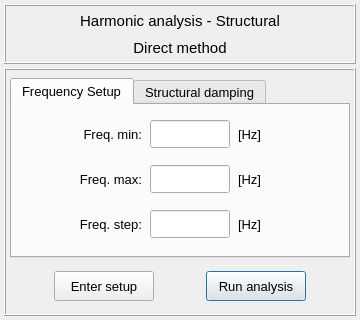
<?xml version="1.0" encoding="UTF-8"?>
<ui version="4.0">
 <class>Dialog</class>
 <widget class="QDialog" name="Dialog">
  <property name="windowModality">
   <enum>Qt::NonModal</enum>
  </property>
  <property name="geometry">
   <rect>
    <x>0</x>
    <y>0</y>
    <width>360</width>
    <height>320</height>
   </rect>
  </property>
  <property name="sizePolicy">
   <sizepolicy hsizetype="Fixed" vsizetype="Fixed">
    <horstretch>0</horstretch>
    <verstretch>0</verstretch>
   </sizepolicy>
  </property>
  <property name="minimumSize">
   <size>
    <width>360</width>
    <height>320</height>
   </size>
  </property>
  <property name="maximumSize">
   <size>
    <width>360</width>
    <height>327</height>
   </size>
  </property>
  <property name="contextMenuPolicy">
   <enum>Qt::DefaultContextMenu</enum>
  </property>
  <property name="windowTitle">
   <string>Harmonic analysis setup</string>
  </property>
  <property name="windowIcon">
   <iconset>
    <normaloff>../../../../../../../Downloads/load - Copia.png</normaloff>../../../../../../../Downloads/load - Copia.png</iconset>
  </property>
  <property name="whatsThis">
   <string/>
  </property>
  <layout class="QGridLayout" name="gridLayout_2">
   <property name="leftMargin">
    <number>4</number>
   </property>
   <property name="topMargin">
    <number>4</number>
   </property>
   <property name="rightMargin">
    <number>4</number>
   </property>
   <property name="bottomMargin">
    <number>4</number>
   </property>
   <property name="spacing">
    <number>4</number>
   </property>
   <item row="0" column="0">
    <widget class="QFrame" name="frame_3">
     <property name="minimumSize">
      <size>
       <width>300</width>
       <height>60</height>
      </size>
     </property>
     <property name="maximumSize">
      <size>
       <width>430</width>
       <height>60</height>
      </size>
     </property>
     <property name="frameShape">
      <enum>QFrame::Box</enum>
     </property>
     <property name="frameShadow">
      <enum>QFrame::Raised</enum>
     </property>
     <property name="lineWidth">
      <number>1</number>
     </property>
     <layout class="QGridLayout" name="gridLayout">
      <property name="leftMargin">
       <number>2</number>
      </property>
      <property name="topMargin">
       <number>2</number>
      </property>
      <property name="rightMargin">
       <number>2</number>
      </property>
      <property name="bottomMargin">
       <number>2</number>
      </property>
      <property name="spacing">
       <number>2</number>
      </property>
      <item row="0" column="0">
       <widget class="QLabel" name="label_title">
        <property name="font">
         <font>
          <family>MS Shell Dlg 2</family>
          <pointsize>11</pointsize>
          <weight>50</weight>
          <italic>false</italic>
          <bold>false</bold>
         </font>
        </property>
        <property name="text">
         <string>Harmonic analysis - Structural</string>
        </property>
        <property name="textFormat">
         <enum>Qt::AutoText</enum>
        </property>
        <property name="alignment">
         <set>Qt::AlignCenter</set>
        </property>
       </widget>
      </item>
      <item row="1" column="0">
       <widget class="QLabel" name="label_subtitle">
        <property name="font">
         <font>
          <family>MS Shell Dlg 2</family>
          <pointsize>11</pointsize>
          <weight>50</weight>
          <italic>false</italic>
          <bold>false</bold>
         </font>
        </property>
        <property name="text">
         <string>Direct method</string>
        </property>
        <property name="textFormat">
         <enum>Qt::AutoText</enum>
        </property>
        <property name="alignment">
         <set>Qt::AlignCenter</set>
        </property>
       </widget>
      </item>
     </layout>
    </widget>
   </item>
   <item row="1" column="0">
    <widget class="QFrame" name="frame_2">
     <property name="frameShape">
      <enum>QFrame::Box</enum>
     </property>
     <property name="frameShadow">
      <enum>QFrame::Raised</enum>
     </property>
     <layout class="QGridLayout" name="gridLayout_9">
      <property name="leftMargin">
       <number>4</number>
      </property>
      <property name="topMargin">
       <number>8</number>
      </property>
      <property name="rightMargin">
       <number>4</number>
      </property>
      <property name="bottomMargin">
       <number>4</number>
      </property>
      <property name="horizontalSpacing">
       <number>2</number>
      </property>
      <property name="verticalSpacing">
       <number>4</number>
      </property>
      <item row="0" column="0">
       <widget class="QTabWidget" name="tabWidget">
        <property name="minimumSize">
         <size>
          <width>0</width>
          <height>0</height>
         </size>
        </property>
        <property name="maximumSize">
         <size>
          <width>360</width>
          <height>16777215</height>
         </size>
        </property>
        <property name="font">
         <font>
          <family>MS Shell Dlg 2</family>
          <pointsize>10</pointsize>
          <weight>50</weight>
          <italic>false</italic>
          <bold>false</bold>
          <kerning>false</kerning>
         </font>
        </property>
        <property name="currentIndex">
         <number>0</number>
        </property>
        <widget class="QWidget" name="tab_setup">
         <attribute name="title">
          <string>Frequency Setup</string>
         </attribute>
         <layout class="QGridLayout" name="gridLayout_5">
          <property name="leftMargin">
           <number>4</number>
          </property>
          <property name="topMargin">
           <number>4</number>
          </property>
          <property name="rightMargin">
           <number>4</number>
          </property>
          <property name="bottomMargin">
           <number>4</number>
          </property>
          <property name="horizontalSpacing">
           <number>8</number>
          </property>
          <item row="2" column="1">
           <widget class="QLabel" name="label_21">
            <property name="minimumSize">
             <size>
              <width>80</width>
              <height>28</height>
             </size>
            </property>
            <property name="maximumSize">
             <size>
              <width>80</width>
              <height>28</height>
             </size>
            </property>
            <property name="font">
             <font>
              <pointsize>10</pointsize>
              <italic>false</italic>
             </font>
            </property>
            <property name="text">
             <string>Freq. step:</string>
            </property>
            <property name="alignment">
             <set>Qt::AlignRight|Qt::AlignTrailing|Qt::AlignVCenter</set>
            </property>
           </widget>
          </item>
          <item row="2" column="3">
           <widget class="QLabel" name="label_26">
            <property name="minimumSize">
             <size>
              <width>60</width>
              <height>28</height>
             </size>
            </property>
            <property name="maximumSize">
             <size>
              <width>60</width>
              <height>28</height>
             </size>
            </property>
            <property name="font">
             <font>
              <pointsize>10</pointsize>
              <italic>false</italic>
             </font>
            </property>
            <property name="text">
             <string>[Hz]</string>
            </property>
            <property name="alignment">
             <set>Qt::AlignLeading|Qt::AlignLeft|Qt::AlignVCenter</set>
            </property>
           </widget>
          </item>
          <item row="2" column="2">
           <widget class="QLineEdit" name="lineEdit_fstep">
            <property name="minimumSize">
             <size>
              <width>80</width>
              <height>28</height>
             </size>
            </property>
            <property name="maximumSize">
             <size>
              <width>80</width>
              <height>28</height>
             </size>
            </property>
            <property name="font">
             <font>
              <pointsize>10</pointsize>
              <weight>50</weight>
              <italic>false</italic>
              <bold>false</bold>
             </font>
            </property>
            <property name="styleSheet">
             <string notr="true"/>
            </property>
            <property name="alignment">
             <set>Qt::AlignCenter</set>
            </property>
           </widget>
          </item>
          <item row="0" column="1">
           <widget class="QLabel" name="label_22">
            <property name="minimumSize">
             <size>
              <width>80</width>
              <height>28</height>
             </size>
            </property>
            <property name="maximumSize">
             <size>
              <width>80</width>
              <height>28</height>
             </size>
            </property>
            <property name="font">
             <font>
              <pointsize>10</pointsize>
              <italic>false</italic>
             </font>
            </property>
            <property name="text">
             <string>Freq. min:</string>
            </property>
            <property name="alignment">
             <set>Qt::AlignRight|Qt::AlignTrailing|Qt::AlignVCenter</set>
            </property>
           </widget>
          </item>
          <item row="0" column="0">
           <spacer name="horizontalSpacer_3">
            <property name="orientation">
             <enum>Qt::Horizontal</enum>
            </property>
            <property name="sizeHint" stdset="0">
             <size>
              <width>40</width>
              <height>20</height>
             </size>
            </property>
           </spacer>
          </item>
          <item row="0" column="2">
           <widget class="QLineEdit" name="lineEdit_fmin">
            <property name="minimumSize">
             <size>
              <width>80</width>
              <height>28</height>
             </size>
            </property>
            <property name="maximumSize">
             <size>
              <width>80</width>
              <height>28</height>
             </size>
            </property>
            <property name="font">
             <font>
              <pointsize>10</pointsize>
              <weight>50</weight>
              <italic>false</italic>
              <bold>false</bold>
             </font>
            </property>
            <property name="styleSheet">
             <string notr="true"/>
            </property>
            <property name="alignment">
             <set>Qt::AlignCenter</set>
            </property>
           </widget>
          </item>
          <item row="0" column="3">
           <widget class="QLabel" name="label_24">
            <property name="minimumSize">
             <size>
              <width>60</width>
              <height>28</height>
             </size>
            </property>
            <property name="maximumSize">
             <size>
              <width>60</width>
              <height>28</height>
             </size>
            </property>
            <property name="font">
             <font>
              <pointsize>10</pointsize>
              <italic>false</italic>
             </font>
            </property>
            <property name="text">
             <string>[Hz]</string>
            </property>
            <property name="alignment">
             <set>Qt::AlignLeading|Qt::AlignLeft|Qt::AlignVCenter</set>
            </property>
           </widget>
          </item>
          <item row="1" column="2">
           <widget class="QLineEdit" name="lineEdit_fmax">
            <property name="minimumSize">
             <size>
              <width>80</width>
              <height>28</height>
             </size>
            </property>
            <property name="maximumSize">
             <size>
              <width>80</width>
              <height>28</height>
             </size>
            </property>
            <property name="font">
             <font>
              <pointsize>10</pointsize>
              <weight>50</weight>
              <italic>false</italic>
              <bold>false</bold>
             </font>
            </property>
            <property name="styleSheet">
             <string notr="true"/>
            </property>
            <property name="alignment">
             <set>Qt::AlignCenter</set>
            </property>
           </widget>
          </item>
          <item row="1" column="1">
           <widget class="QLabel" name="label_23">
            <property name="minimumSize">
             <size>
              <width>80</width>
              <height>28</height>
             </size>
            </property>
            <property name="maximumSize">
             <size>
              <width>80</width>
              <height>28</height>
             </size>
            </property>
            <property name="font">
             <font>
              <pointsize>10</pointsize>
              <italic>false</italic>
             </font>
            </property>
            <property name="text">
             <string>Freq. max:</string>
            </property>
            <property name="alignment">
             <set>Qt::AlignRight|Qt::AlignTrailing|Qt::AlignVCenter</set>
            </property>
           </widget>
          </item>
          <item row="1" column="3">
           <widget class="QLabel" name="label_25">
            <property name="minimumSize">
             <size>
              <width>60</width>
              <height>28</height>
             </size>
            </property>
            <property name="maximumSize">
             <size>
              <width>60</width>
              <height>28</height>
             </size>
            </property>
            <property name="font">
             <font>
              <pointsize>10</pointsize>
              <italic>false</italic>
             </font>
            </property>
            <property name="text">
             <string>[Hz]</string>
            </property>
            <property name="alignment">
             <set>Qt::AlignLeading|Qt::AlignLeft|Qt::AlignVCenter</set>
            </property>
           </widget>
          </item>
          <item row="0" column="4">
           <spacer name="horizontalSpacer_4">
            <property name="orientation">
             <enum>Qt::Horizontal</enum>
            </property>
            <property name="sizeHint" stdset="0">
             <size>
              <width>40</width>
              <height>20</height>
             </size>
            </property>
           </spacer>
          </item>
         </layout>
        </widget>
        <widget class="QWidget" name="widget">
         <attribute name="title">
          <string>Structural damping</string>
         </attribute>
         <layout class="QGridLayout" name="gridLayout_4">
          <item row="0" column="4">
           <layout class="QGridLayout" name="gridLayout_12">
            <item row="0" column="0">
             <widget class="QLabel" name="label_15">
              <property name="minimumSize">
               <size>
                <width>0</width>
                <height>26</height>
               </size>
              </property>
              <property name="maximumSize">
               <size>
                <width>16777215</width>
                <height>26</height>
               </size>
              </property>
              <property name="font">
               <font>
                <family>MS Shell Dlg 2</family>
                <pointsize>10</pointsize>
                <weight>50</weight>
                <italic>false</italic>
                <bold>false</bold>
               </font>
              </property>
              <property name="text">
               <string>[1/s]</string>
              </property>
              <property name="alignment">
               <set>Qt::AlignCenter</set>
              </property>
             </widget>
            </item>
            <item row="1" column="0">
             <widget class="QLabel" name="label_14">
              <property name="minimumSize">
               <size>
                <width>0</width>
                <height>26</height>
               </size>
              </property>
              <property name="maximumSize">
               <size>
                <width>16777215</width>
                <height>26</height>
               </size>
              </property>
              <property name="font">
               <font>
                <family>MS Shell Dlg 2</family>
                <pointsize>10</pointsize>
                <weight>50</weight>
                <italic>false</italic>
                <bold>false</bold>
               </font>
              </property>
              <property name="text">
               <string>[s]</string>
              </property>
              <property name="alignment">
               <set>Qt::AlignCenter</set>
              </property>
             </widget>
            </item>
           </layout>
          </item>
          <item row="0" column="2">
           <layout class="QGridLayout" name="gridLayout_15">
            <item row="0" column="0">
             <widget class="QLabel" name="label_10">
              <property name="minimumSize">
               <size>
                <width>40</width>
                <height>26</height>
               </size>
              </property>
              <property name="maximumSize">
               <size>
                <width>40</width>
                <height>26</height>
               </size>
              </property>
              <property name="font">
               <font>
                <family>Arial</family>
                <pointsize>11</pointsize>
                <weight>50</weight>
                <italic>false</italic>
                <bold>false</bold>
               </font>
              </property>
              <property name="text">
               <string>&lt;html&gt;&lt;head/&gt;&lt;body&gt;&lt;p align=&quot;center&quot;&gt;&lt;span style=&quot; font-size:10pt;&quot;&gt;α&lt;/span&gt;&lt;span style=&quot; font-size:10pt; vertical-align:sub;&quot;&gt;v&lt;/span&gt;&lt;span style=&quot; font-size:10pt;&quot;&gt;:&lt;/span&gt;&lt;/p&gt;&lt;/body&gt;&lt;/html&gt;</string>
              </property>
              <property name="alignment">
               <set>Qt::AlignCenter</set>
              </property>
             </widget>
            </item>
            <item row="1" column="0">
             <widget class="QLabel" name="label_11">
              <property name="minimumSize">
               <size>
                <width>40</width>
                <height>26</height>
               </size>
              </property>
              <property name="maximumSize">
               <size>
                <width>40</width>
                <height>26</height>
               </size>
              </property>
              <property name="font">
               <font>
                <family>Arial</family>
                <pointsize>11</pointsize>
                <weight>50</weight>
                <italic>false</italic>
                <bold>false</bold>
               </font>
              </property>
              <property name="text">
               <string>&lt;html&gt;&lt;head/&gt;&lt;body&gt;&lt;p align=&quot;center&quot;&gt;&lt;span style=&quot; font-size:10pt;&quot;&gt;β&lt;/span&gt;&lt;span style=&quot; font-size:10pt; vertical-align:sub;&quot;&gt;v&lt;/span&gt;&lt;span style=&quot; font-size:10pt;&quot;&gt;:&lt;/span&gt;&lt;/p&gt;&lt;/body&gt;&lt;/html&gt;</string>
              </property>
              <property name="alignment">
               <set>Qt::AlignCenter</set>
              </property>
             </widget>
            </item>
           </layout>
          </item>
          <item row="0" column="1">
           <layout class="QVBoxLayout" name="verticalLayout_5">
            <item>
             <widget class="QLabel" name="label_8">
              <property name="font">
               <font>
                <pointsize>10</pointsize>
                <weight>50</weight>
                <italic>false</italic>
                <bold>false</bold>
               </font>
              </property>
              <property name="text">
               <string>Proportional
viscous</string>
              </property>
              <property name="alignment">
               <set>Qt::AlignCenter</set>
              </property>
             </widget>
            </item>
           </layout>
          </item>
          <item row="1" column="3">
           <layout class="QGridLayout" name="gridLayout_10">
            <item row="0" column="0">
             <widget class="QLineEdit" name="lineEdit_ah">
              <property name="minimumSize">
               <size>
                <width>80</width>
                <height>26</height>
               </size>
              </property>
              <property name="maximumSize">
               <size>
                <width>80</width>
                <height>26</height>
               </size>
              </property>
              <property name="font">
               <font>
                <pointsize>11</pointsize>
                <weight>50</weight>
                <italic>false</italic>
                <bold>false</bold>
               </font>
              </property>
              <property name="styleSheet">
               <string notr="true"/>
              </property>
              <property name="alignment">
               <set>Qt::AlignCenter</set>
              </property>
             </widget>
            </item>
            <item row="1" column="0">
             <widget class="QLineEdit" name="lineEdit_bh">
              <property name="minimumSize">
               <size>
                <width>80</width>
                <height>26</height>
               </size>
              </property>
              <property name="maximumSize">
               <size>
                <width>80</width>
                <height>26</height>
               </size>
              </property>
              <property name="font">
               <font>
                <pointsize>11</pointsize>
                <weight>50</weight>
                <italic>false</italic>
                <bold>false</bold>
               </font>
              </property>
              <property name="styleSheet">
               <string notr="true"/>
              </property>
              <property name="alignment">
               <set>Qt::AlignCenter</set>
              </property>
             </widget>
            </item>
           </layout>
          </item>
          <item row="1" column="2">
           <layout class="QGridLayout" name="gridLayout_14">
            <item row="0" column="0">
             <widget class="QLabel" name="label_13">
              <property name="minimumSize">
               <size>
                <width>40</width>
                <height>26</height>
               </size>
              </property>
              <property name="maximumSize">
               <size>
                <width>40</width>
                <height>26</height>
               </size>
              </property>
              <property name="font">
               <font>
                <family>Arial</family>
                <pointsize>11</pointsize>
                <weight>50</weight>
                <italic>false</italic>
                <bold>false</bold>
               </font>
              </property>
              <property name="text">
               <string>&lt;html&gt;&lt;head/&gt;&lt;body&gt;&lt;p align=&quot;center&quot;&gt;&lt;span style=&quot; font-size:10pt;&quot;&gt;α&lt;/span&gt;&lt;span style=&quot; font-size:10pt; vertical-align:sub;&quot;&gt;h&lt;/span&gt;&lt;span style=&quot; font-size:10pt;&quot;&gt;:&lt;/span&gt;&lt;/p&gt;&lt;/body&gt;&lt;/html&gt;</string>
              </property>
              <property name="alignment">
               <set>Qt::AlignCenter</set>
              </property>
             </widget>
            </item>
            <item row="1" column="0">
             <widget class="QLabel" name="label_12">
              <property name="minimumSize">
               <size>
                <width>40</width>
                <height>26</height>
               </size>
              </property>
              <property name="maximumSize">
               <size>
                <width>40</width>
                <height>26</height>
               </size>
              </property>
              <property name="font">
               <font>
                <family>Arial</family>
                <pointsize>11</pointsize>
                <weight>50</weight>
                <italic>false</italic>
                <bold>false</bold>
               </font>
              </property>
              <property name="text">
               <string>&lt;html&gt;&lt;head/&gt;&lt;body&gt;&lt;p align=&quot;center&quot;&gt;&lt;span style=&quot; font-size:10pt;&quot;&gt;β&lt;/span&gt;&lt;span style=&quot; font-size:10pt; vertical-align:sub;&quot;&gt;h&lt;/span&gt;&lt;span style=&quot; font-size:10pt;&quot;&gt;:&lt;/span&gt;&lt;/p&gt;&lt;/body&gt;&lt;/html&gt;</string>
              </property>
              <property name="alignment">
               <set>Qt::AlignCenter</set>
              </property>
             </widget>
            </item>
           </layout>
          </item>
          <item row="1" column="1">
           <layout class="QVBoxLayout" name="verticalLayout_6">
            <item>
             <widget class="QLabel" name="label_9">
              <property name="font">
               <font>
                <pointsize>10</pointsize>
                <weight>50</weight>
                <italic>false</italic>
                <bold>false</bold>
               </font>
              </property>
              <property name="text">
               <string>Proportional
hysteretic</string>
              </property>
              <property name="alignment">
               <set>Qt::AlignCenter</set>
              </property>
             </widget>
            </item>
           </layout>
          </item>
          <item row="0" column="3">
           <layout class="QGridLayout" name="gridLayout_11">
            <item row="0" column="0">
             <widget class="QLineEdit" name="lineEdit_av">
              <property name="minimumSize">
               <size>
                <width>80</width>
                <height>26</height>
               </size>
              </property>
              <property name="maximumSize">
               <size>
                <width>80</width>
                <height>26</height>
               </size>
              </property>
              <property name="font">
               <font>
                <pointsize>11</pointsize>
                <weight>50</weight>
                <italic>false</italic>
                <bold>false</bold>
               </font>
              </property>
              <property name="styleSheet">
               <string notr="true"/>
              </property>
              <property name="alignment">
               <set>Qt::AlignCenter</set>
              </property>
             </widget>
            </item>
            <item row="1" column="0">
             <widget class="QLineEdit" name="lineEdit_bv">
              <property name="minimumSize">
               <size>
                <width>80</width>
                <height>26</height>
               </size>
              </property>
              <property name="maximumSize">
               <size>
                <width>80</width>
                <height>26</height>
               </size>
              </property>
              <property name="font">
               <font>
                <pointsize>11</pointsize>
                <weight>50</weight>
                <italic>false</italic>
                <bold>false</bold>
               </font>
              </property>
              <property name="styleSheet">
               <string notr="true"/>
              </property>
              <property name="alignment">
               <set>Qt::AlignCenter</set>
              </property>
             </widget>
            </item>
           </layout>
          </item>
          <item row="0" column="5">
           <spacer name="horizontalSpacer">
            <property name="orientation">
             <enum>Qt::Horizontal</enum>
            </property>
            <property name="sizeHint" stdset="0">
             <size>
              <width>40</width>
              <height>20</height>
             </size>
            </property>
           </spacer>
          </item>
          <item row="1" column="4">
           <layout class="QGridLayout" name="gridLayout_13">
            <item row="0" column="0">
             <widget class="QLabel" name="label_16">
              <property name="minimumSize">
               <size>
                <width>0</width>
                <height>26</height>
               </size>
              </property>
              <property name="maximumSize">
               <size>
                <width>16777215</width>
                <height>26</height>
               </size>
              </property>
              <property name="font">
               <font>
                <family>MS Shell Dlg 2</family>
                <pointsize>10</pointsize>
                <weight>50</weight>
                <italic>false</italic>
                <bold>false</bold>
               </font>
              </property>
              <property name="text">
               <string>[1/s²]</string>
              </property>
              <property name="alignment">
               <set>Qt::AlignCenter</set>
              </property>
             </widget>
            </item>
            <item row="1" column="0">
             <widget class="QLabel" name="label_17">
              <property name="minimumSize">
               <size>
                <width>0</width>
                <height>26</height>
               </size>
              </property>
              <property name="maximumSize">
               <size>
                <width>16777215</width>
                <height>26</height>
               </size>
              </property>
              <property name="font">
               <font>
                <family>MS Shell Dlg 2</family>
                <pointsize>10</pointsize>
                <weight>50</weight>
                <italic>false</italic>
                <bold>false</bold>
               </font>
              </property>
              <property name="text">
               <string>[-]</string>
              </property>
              <property name="alignment">
               <set>Qt::AlignCenter</set>
              </property>
             </widget>
            </item>
           </layout>
          </item>
          <item row="0" column="0">
           <spacer name="horizontalSpacer_2">
            <property name="orientation">
             <enum>Qt::Horizontal</enum>
            </property>
            <property name="sizeHint" stdset="0">
             <size>
              <width>40</width>
              <height>20</height>
             </size>
            </property>
           </spacer>
          </item>
         </layout>
        </widget>
       </widget>
      </item>
      <item row="1" column="0">
       <widget class="QFrame" name="frame">
        <property name="minimumSize">
         <size>
          <width>0</width>
          <height>48</height>
         </size>
        </property>
        <property name="maximumSize">
         <size>
          <width>360</width>
          <height>48</height>
         </size>
        </property>
        <property name="frameShape">
         <enum>QFrame::NoFrame</enum>
        </property>
        <property name="frameShadow">
         <enum>QFrame::Raised</enum>
        </property>
        <layout class="QGridLayout" name="gridLayout_3">
         <property name="leftMargin">
          <number>4</number>
         </property>
         <property name="topMargin">
          <number>4</number>
         </property>
         <property name="rightMargin">
          <number>4</number>
         </property>
         <property name="bottomMargin">
          <number>4</number>
         </property>
         <property name="horizontalSpacing">
          <number>12</number>
         </property>
         <property name="verticalSpacing">
          <number>4</number>
         </property>
         <item row="0" column="1">
          <widget class="QPushButton" name="run_analysis_button">
           <property name="minimumSize">
            <size>
             <width>100</width>
             <height>30</height>
            </size>
           </property>
           <property name="maximumSize">
            <size>
             <width>100</width>
             <height>30</height>
            </size>
           </property>
           <property name="font">
            <font>
             <family>MS Shell Dlg 2</family>
             <pointsize>10</pointsize>
             <weight>50</weight>
             <italic>false</italic>
             <bold>false</bold>
            </font>
           </property>
           <property name="styleSheet">
            <string notr="true"/>
           </property>
           <property name="text">
            <string>Run analysis</string>
           </property>
          </widget>
         </item>
         <item row="0" column="0">
          <widget class="QPushButton" name="enter_setup_button">
           <property name="minimumSize">
            <size>
             <width>100</width>
             <height>30</height>
            </size>
           </property>
           <property name="maximumSize">
            <size>
             <width>100</width>
             <height>30</height>
            </size>
           </property>
           <property name="font">
            <font>
             <family>MS Shell Dlg 2</family>
             <pointsize>10</pointsize>
             <weight>50</weight>
             <italic>false</italic>
             <bold>false</bold>
            </font>
           </property>
           <property name="styleSheet">
            <string notr="true"/>
           </property>
           <property name="text">
            <string>Enter setup</string>
           </property>
          </widget>
         </item>
        </layout>
       </widget>
      </item>
     </layout>
    </widget>
   </item>
  </layout>
 </widget>
 <tabstops>
  <tabstop>tabWidget</tabstop>
  <tabstop>lineEdit_fmin</tabstop>
  <tabstop>lineEdit_fmax</tabstop>
  <tabstop>lineEdit_fstep</tabstop>
  <tabstop>enter_setup_button</tabstop>
  <tabstop>run_analysis_button</tabstop>
  <tabstop>lineEdit_av</tabstop>
  <tabstop>lineEdit_bv</tabstop>
  <tabstop>lineEdit_ah</tabstop>
  <tabstop>lineEdit_bh</tabstop>
 </tabstops>
 <resources/>
 <connections/>
</ui>
